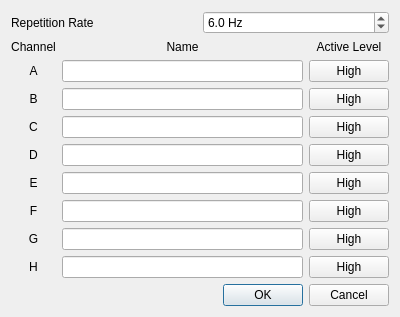
<?xml version="1.0" encoding="UTF-8"?>
<ui version="4.0">
 <class>PulseGeneratorSettingsDialog</class>
 <widget class="QDialog" name="PulseGeneratorSettingsDialog">
  <property name="geometry">
   <rect>
    <x>0</x>
    <y>0</y>
    <width>400</width>
    <height>300</height>
   </rect>
  </property>
  <property name="windowTitle">
   <string>Dialog</string>
  </property>
  <layout class="QVBoxLayout" name="verticalLayout">
   <item>
    <layout class="QHBoxLayout" name="horizontalLayout">
     <item>
      <widget class="QLabel" name="repRateLabel">
       <property name="text">
        <string>Repetition Rate</string>
       </property>
      </widget>
     </item>
     <item>
      <widget class="QDoubleSpinBox" name="repRateDoubleSpinBox">
       <property name="suffix">
        <string> Hz</string>
       </property>
       <property name="decimals">
        <number>1</number>
       </property>
       <property name="minimum">
        <double>0.100000000000000</double>
       </property>
       <property name="maximum">
        <double>15.000000000000000</double>
       </property>
       <property name="value">
        <double>6.000000000000000</double>
       </property>
      </widget>
     </item>
    </layout>
   </item>
   <item>
    <layout class="QGridLayout" name="gridLayout">
     <item row="3" column="1">
      <widget class="QLineEdit" name="chCNameLineEdit">
       <property name="maxLength">
        <number>8</number>
       </property>
      </widget>
     </item>
     <item row="2" column="1">
      <widget class="QLineEdit" name="chBNameLineEdit">
       <property name="maxLength">
        <number>8</number>
       </property>
      </widget>
     </item>
     <item row="6" column="0">
      <widget class="QLabel" name="chFLabel">
       <property name="text">
        <string>F</string>
       </property>
       <property name="alignment">
        <set>Qt::AlignCenter</set>
       </property>
      </widget>
     </item>
     <item row="7" column="0">
      <widget class="QLabel" name="chGLabel">
       <property name="text">
        <string>G</string>
       </property>
       <property name="alignment">
        <set>Qt::AlignCenter</set>
       </property>
      </widget>
     </item>
     <item row="8" column="1">
      <widget class="QLineEdit" name="chHLineEdit">
       <property name="maxLength">
        <number>8</number>
       </property>
      </widget>
     </item>
     <item row="3" column="2">
      <widget class="QPushButton" name="chCButton">
       <property name="text">
        <string>High</string>
       </property>
       <property name="checkable">
        <bool>true</bool>
       </property>
      </widget>
     </item>
     <item row="7" column="1">
      <widget class="QLineEdit" name="chGLineEdit">
       <property name="maxLength">
        <number>8</number>
       </property>
      </widget>
     </item>
     <item row="3" column="0">
      <widget class="QLabel" name="chCLabel">
       <property name="text">
        <string>C</string>
       </property>
       <property name="alignment">
        <set>Qt::AlignCenter</set>
       </property>
      </widget>
     </item>
     <item row="2" column="2">
      <widget class="QPushButton" name="chBButton">
       <property name="text">
        <string>High</string>
       </property>
       <property name="checkable">
        <bool>true</bool>
       </property>
      </widget>
     </item>
     <item row="1" column="1">
      <widget class="QLineEdit" name="chANameLineEdit">
       <property name="maxLength">
        <number>8</number>
       </property>
      </widget>
     </item>
     <item row="1" column="0">
      <widget class="QLabel" name="chALabel">
       <property name="text">
        <string>A</string>
       </property>
       <property name="alignment">
        <set>Qt::AlignCenter</set>
       </property>
      </widget>
     </item>
     <item row="2" column="0">
      <widget class="QLabel" name="chBLabel">
       <property name="text">
        <string>B</string>
       </property>
       <property name="alignment">
        <set>Qt::AlignCenter</set>
       </property>
      </widget>
     </item>
     <item row="1" column="2">
      <widget class="QPushButton" name="chAButton">
       <property name="text">
        <string>High</string>
       </property>
       <property name="checkable">
        <bool>true</bool>
       </property>
      </widget>
     </item>
     <item row="5" column="1">
      <widget class="QLineEdit" name="chELineEdit">
       <property name="maxLength">
        <number>8</number>
       </property>
      </widget>
     </item>
     <item row="5" column="0">
      <widget class="QLabel" name="chELabel">
       <property name="text">
        <string>E</string>
       </property>
       <property name="alignment">
        <set>Qt::AlignCenter</set>
       </property>
      </widget>
     </item>
     <item row="8" column="0">
      <widget class="QLabel" name="chHLabel">
       <property name="text">
        <string>H</string>
       </property>
       <property name="alignment">
        <set>Qt::AlignCenter</set>
       </property>
      </widget>
     </item>
     <item row="4" column="0">
      <widget class="QLabel" name="chDLabel">
       <property name="text">
        <string>D</string>
       </property>
       <property name="alignment">
        <set>Qt::AlignCenter</set>
       </property>
      </widget>
     </item>
     <item row="4" column="1">
      <widget class="QLineEdit" name="chDNameLineEdit">
       <property name="maxLength">
        <number>8</number>
       </property>
      </widget>
     </item>
     <item row="6" column="1">
      <widget class="QLineEdit" name="chFLineEdit">
       <property name="maxLength">
        <number>8</number>
       </property>
      </widget>
     </item>
     <item row="4" column="2">
      <widget class="QPushButton" name="chDButton">
       <property name="text">
        <string>High</string>
       </property>
       <property name="checkable">
        <bool>true</bool>
       </property>
      </widget>
     </item>
     <item row="5" column="2">
      <widget class="QPushButton" name="chEButton">
       <property name="text">
        <string>High</string>
       </property>
       <property name="checkable">
        <bool>true</bool>
       </property>
      </widget>
     </item>
     <item row="6" column="2">
      <widget class="QPushButton" name="chFButton">
       <property name="text">
        <string>High</string>
       </property>
       <property name="checkable">
        <bool>true</bool>
       </property>
      </widget>
     </item>
     <item row="7" column="2">
      <widget class="QPushButton" name="chGButton">
       <property name="text">
        <string>High</string>
       </property>
       <property name="checkable">
        <bool>true</bool>
       </property>
      </widget>
     </item>
     <item row="8" column="2">
      <widget class="QPushButton" name="chHButton">
       <property name="text">
        <string>High</string>
       </property>
       <property name="checkable">
        <bool>true</bool>
       </property>
      </widget>
     </item>
     <item row="0" column="0">
      <widget class="QLabel" name="channelLabel">
       <property name="text">
        <string>Channel</string>
       </property>
       <property name="alignment">
        <set>Qt::AlignCenter</set>
       </property>
      </widget>
     </item>
     <item row="0" column="1">
      <widget class="QLabel" name="nameLabel">
       <property name="text">
        <string>Name</string>
       </property>
       <property name="alignment">
        <set>Qt::AlignCenter</set>
       </property>
      </widget>
     </item>
     <item row="0" column="2">
      <widget class="QLabel" name="activeLabel">
       <property name="text">
        <string>Active Level</string>
       </property>
       <property name="alignment">
        <set>Qt::AlignCenter</set>
       </property>
      </widget>
     </item>
    </layout>
   </item>
   <item>
    <widget class="QDialogButtonBox" name="buttonBox">
     <property name="orientation">
      <enum>Qt::Horizontal</enum>
     </property>
     <property name="standardButtons">
      <set>QDialogButtonBox::Cancel|QDialogButtonBox::Ok</set>
     </property>
    </widget>
   </item>
  </layout>
 </widget>
 <resources/>
 <connections>
  <connection>
   <sender>buttonBox</sender>
   <signal>accepted()</signal>
   <receiver>PulseGeneratorSettingsDialog</receiver>
   <slot>accept()</slot>
   <hints>
    <hint type="sourcelabel">
     <x>248</x>
     <y>254</y>
    </hint>
    <hint type="destinationlabel">
     <x>157</x>
     <y>274</y>
    </hint>
   </hints>
  </connection>
  <connection>
   <sender>buttonBox</sender>
   <signal>rejected()</signal>
   <receiver>PulseGeneratorSettingsDialog</receiver>
   <slot>reject()</slot>
   <hints>
    <hint type="sourcelabel">
     <x>316</x>
     <y>260</y>
    </hint>
    <hint type="destinationlabel">
     <x>286</x>
     <y>274</y>
    </hint>
   </hints>
  </connection>
 </connections>
</ui>
